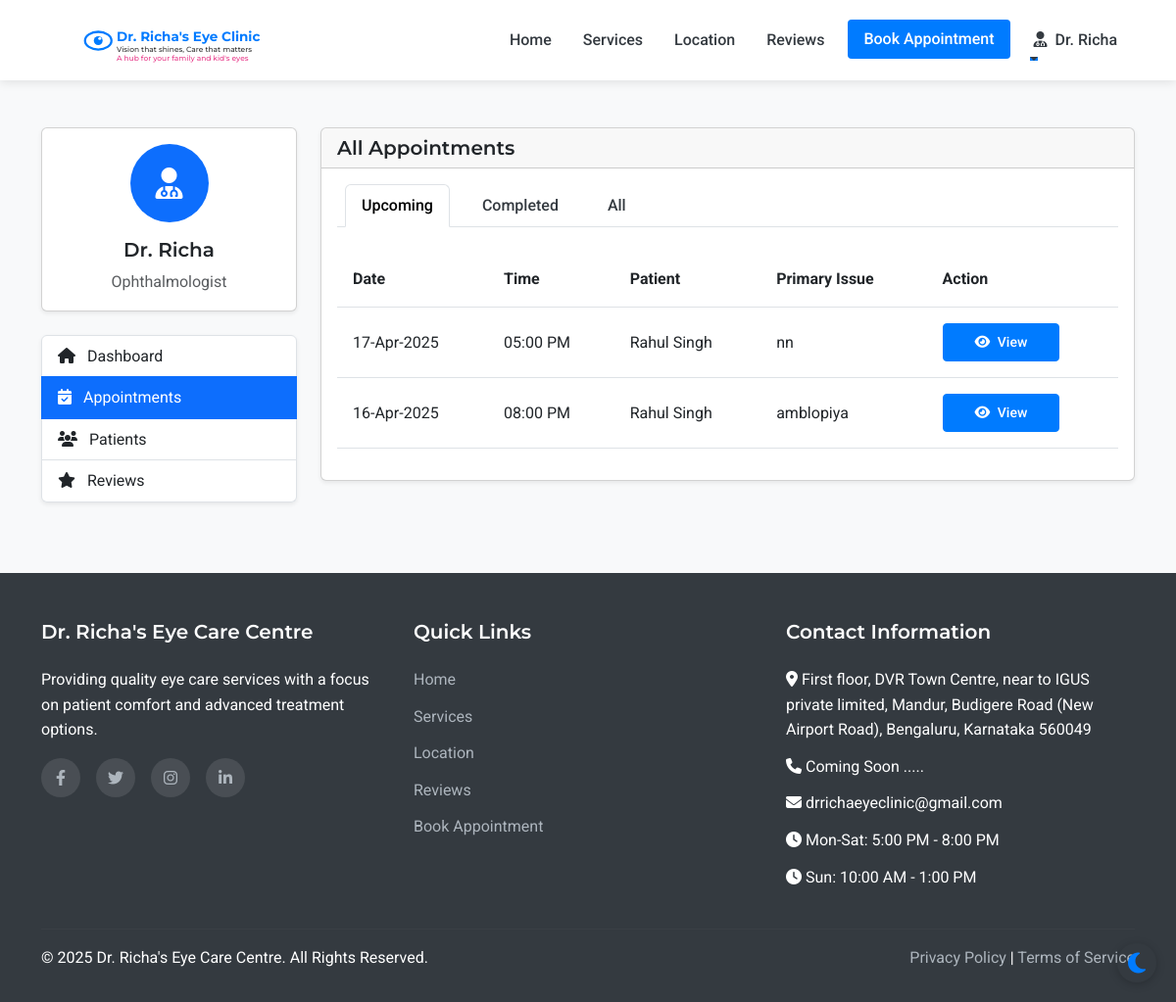
/admin/appointments (signed in), run on the app's committed database.
### models.py (models this page shows, shortened)
class Appointment(db.Model):
    id = db.Column(db.Integer, primary_key=True)
    patient_id = db.Column(db.Integer, db.ForeignKey('patient.id'), nullable=False)
    appointment_date = db.Column(db.Date, nullable=False)
    appointment_time = db.Column(db.Time, nullable=False)
    primary_issue = db.Column(db.Text, nullable=True)
    referral_info = db.Column(db.String(255), nullable=True)
    status = db.Column(db.String(20), default='scheduled')  # scheduled, completed, cancelled
    created_at = db.Column(db.DateTime, default=datetime.utcnow)
    consultation_fee = db.Column(db.Float, nullable=False, default=500.0)
    payment_status = db.Column(db.String(20), default='pending')  # pending, paid

class Patient(UserMixin, db.Model):
    id = db.Column(db.Integer, primary_key=True)
    full_name = db.Column(db.String(100), nullable=False)
    mobile_number = db.Column(db.String(15), nullable=False)
    email = db.Column(db.String(100), nullable=True)
    age = db.Column(db.Integer, nullable=False)
    password_hash = db.Column(db.String(256), nullable=True)
    is_registered = db.Column(db.Boolean, default=False)
    created_at = db.Column(db.DateTime, nullable=False, default=datetime.utcnow)
    appointments = db.relationship('Appointment', backref='patient', lazy=True)

### routes.py (the view)
@app.route('/admin/appointments')
@login_required
def admin_appointments():
    if not (isinstance(current_user, Admin) or isinstance(current_user, Doctor) or isinstance(current_user, Assistant)):
        flash('Access denied. Staff privileges required.', 'danger')
        return redirect(url_for('index'))
    appointments = Appointment.query.order_by(desc(Appointment.appointment_date), desc(Appointment.appointment_time)).all()
    return render_template('admin/appointments.html', appointments=appointments)

### app.py (called while the page is built)
@login_manager.user_loader
def load_user(user_id):
    from models import Doctor, Assistant, Admin, Patient
    try:
        if user_id.startswith('doctor_'):
            return Doctor.query.get(int(user_id.split('_')[1]))
        elif user_id.startswith('assistant_'):
            return Assistant.query.get(int(user_id.split('_')[1]))
        elif user_id.startswith('admin_'):
            return Admin.query.get(int(user_id.split('_')[1]))
        else:
            return Patient.query.get(int(user_id))
    except (ValueError, AttributeError):
        return None

### routes.py (called while the page is built)
@app.context_processor
def inject_now():
    return {'now': datetime.now()}

### templates/admin/appointments.html (shortened to what this page needs)
{% extends 'layout.html' %}
{% block content %}
<section class="py-5 bg-light">
    <div class="container">
        <div class="row">
            <div class="col-lg-3 mb-4">
                <div class="card shadow-sm mb-4">
                    <div class="card-body text-center">
                        <div class="avatar-circle bg-primary text-white mb-3">
                            <i class="fas fa-user-md fa-2x"></i>
                        </div>
                        <h5 class="card-title">Dr. Richa</h5>
                        <p class="card-text text-muted">Ophthalmologist</p>
                    </div>
                </div>
                <div class="list-group shadow-sm">
                    <a href="{{ url_for('admin_dashboard') }}" class="list-group-item list-group-item-action">
                        <i class="fas fa-home me-2"></i> Dashboard
                    </a>
                    <a href="{{ url_for('admin_appointments') }}" class="list-group-item list-group-item-action active">
                        <i class="fas fa-calendar-check me-2"></i> Appointments
                    </a>
                    <a href="{{ url_for('admin_patients') }}" class="list-group-item list-group-item-action">
                        <i class="fas fa-users me-2"></i> Patients
                    </a>
                    <a href="{{ url_for('admin_reviews') }}" class="list-group-item list-group-item-action">
                        <i class="fas fa-star me-2"></i> Reviews
                    </a>
                </div>
            </div>
            <div class="col-lg-9">
                <div class="card shadow-sm">
                    <div class="card-header">
                        <h5 class="mb-0">All Appointments</h5>
                    </div>
                    <div class="card-body">
                        <ul class="nav nav-tabs mb-4" id="appointmentTabs" role="tablist">
                            <li class="nav-item" role="presentation">
                                <button class="nav-link active" id="upcoming-tab" data-bs-toggle="tab" data-bs-target="#upcoming" type="button" role="tab" aria-controls="upcoming" aria-selected="true">Upcoming</button>
                            </li>
                            <li class="nav-item" role="presentation">
                                <button class="nav-link" id="completed-tab" data-bs-toggle="tab" data-bs-target="#completed" type="button" role="tab" aria-controls="completed" aria-selected="false">Completed</button>
                            </li>
                            <li class="nav-item" role="presentation">
                                <button class="nav-link" id="all-tab" data-bs-toggle="tab" data-bs-target="#all" type="button" role="tab" aria-controls="all" aria-selected="false">All</button>
                            </li>
                        </ul>
                        <div class="tab-content" id="appointmentTabsContent">
                            <div class="tab-pane fade show active" id="upcoming" role="tabpanel" aria-labelledby="upcoming-tab">
                                <div class="table-responsive">
                                    <table class="table table-hover">
                                        <thead>
                                            <tr>
                                                <th>Date</th>
                                                <th>Time</th>
                                                <th>Patient</th>
                                                <th>Primary Issue</th>
                                                <th>Action</th>
                                            </tr>
                                        </thead>
                                        <tbody>
                                            {% for appointment in appointments %}
                                                {% if appointment.appointment_date >= now.date() and appointment.status == 'scheduled' %}
                                                    <tr>
                                                        <td>{{ appointment.appointment_date.strftime('%d-%b-%Y') }}</td>
                                                        <td>{{ appointment.appointment_time.strftime('%I:%M %p') }}</td>
                                                        <td>{{ appointment.patient.full_name }}</td>
                                                        <td>{{ appointment.primary_issue or 'Not specified' }}</td>
                                                        <td>
                                                            <a href="{{ url_for('admin_appointment_view', appointment_id=appointment.id) }}" class="btn btn-sm btn-primary">
                                                                <i class="fas fa-eye me-1"></i> View
                                                            </a>
                                                        </td>
                                                    </tr>
                                                {% endif %}
                                            {% endfor %}
                                        </tbody>
                                    </table>
                                </div>
                            </div>
                        </div>
                    </div>
                </div>
            </div>
        </div>
    </div>
</section>
{% endblock %}

### static/css/style.css (style rules this page uses)
:root { --primary-color: #007bff; --secondary-color: #6c757d; --accent-color: #17a2b8; --light-color: #f8f9fa; --dark-color: #343a40; --success-color: #28a745; --warning-color: #ffc107; --danger-color: #dc3545; --white: #ffffff; --light-blue: #e6f2ff; --transition: all 0.3s ease; --bg-color: #ffffff; --text-color: #343a40; --card-bg: #ffffff; --border-color: #dee2e6; --footer-bg: #343a40; --footer-text: #ffffff; --hero-overlay: rgba(0, 123, 255, 0.85); }
body { font-family: 'Roboto', sans-serif; color: var(--text-color, var(--dark-color)); line-height: 1.6; background-color: var(--bg-color, var(--white)); transition: background-color 0.3s ease, color 0.3s ease; }
h1, h2, h3, h4, h5, h6 { font-family: 'Montserrat', sans-serif; font-weight: 600; }
.nav-link { color: var(--dark-color); font-weight: 500; margin: 0 0.5rem; position: relative; transition: var(--transition); }
.nav-link::after { content: ''; position: absolute; width: 0; height:1.5px; bottom: 0; left: 0; background-color: var(--primary-color); transition: var(--transition); }
.table td, .table th { padding: 1rem; vertical-align: middle; }
.btn-primary { background-color: var(--primary-color); border-color: var(--primary-color); padding: 0.5rem 2rem; font-weight: 500; border-radius: 4px; transition: var(--transition); }

### templates/admin/appointments.html (style rules this page uses)
.avatar-circle { width: 80px; height: 80px; border-radius: 50%; display: flex; align-items: center; justify-content: center; margin: 0 auto; }

### data on the page
Appointment: appointment_date "17-Apr-2025", appointment_time "05:00 PM", patient.full_name "Rahul Singh", primary_issue "nn"
Appointment: appointment_date "16-Apr-2025", appointment_time "08:00 PM", patient.full_name "Rahul Singh", primary_issue "amblopiya"
